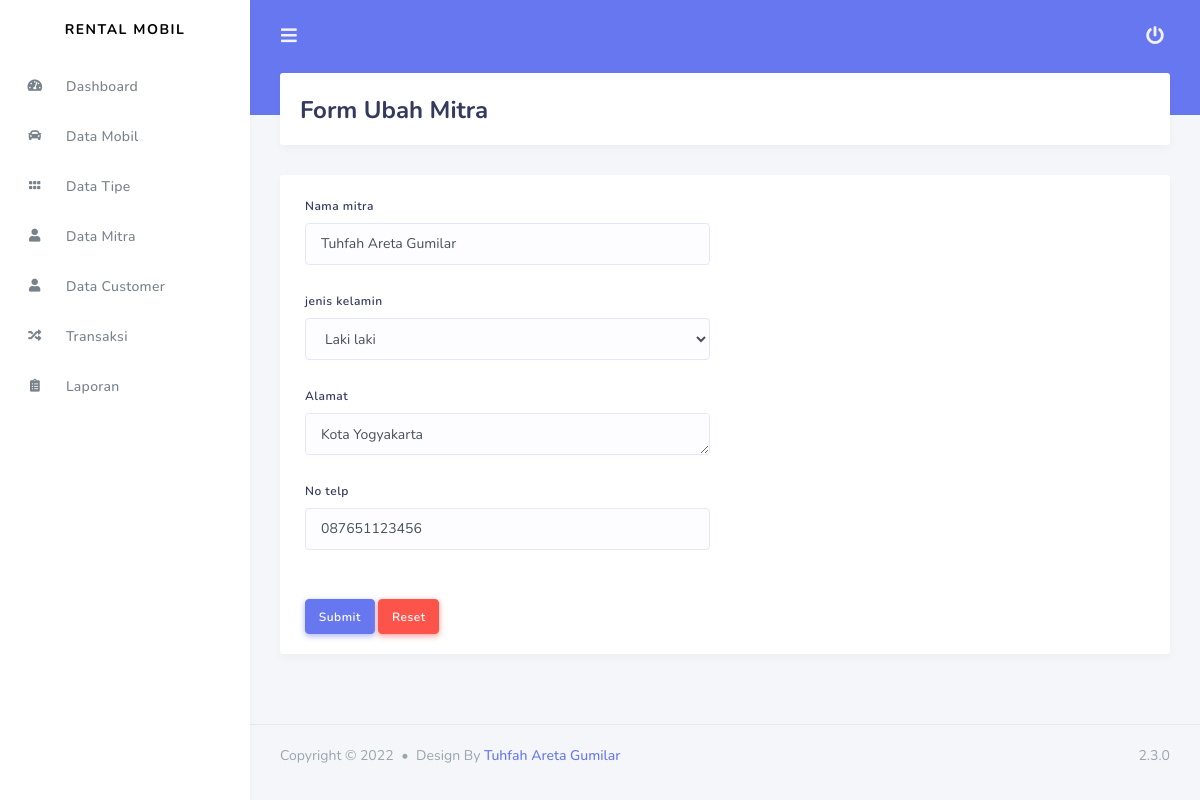
/admin/data_mitra/update/1, run on the app's committed database.
### tables this page shows
CREATE TABLE `tb_mitra` (
  `id_mitra` int(11) NOT NULL AUTO_INCREMENT,
  `nama_mitra` varchar(100) NOT NULL,
  `jenis_kelamin` enum('l','p') NOT NULL,
  `alamat` varchar(255) NOT NULL,
  `no_telp` varchar(15) NOT NULL,
  PRIMARY KEY (`id_mitra`)
);

### application/controllers/admin/Data_mitra.php (called while the page is built, shortened)
<?php
class Data_mitra extends CI_Controller
{
	public function __construct()
	{
		$this->load->model('Mitra_model');
	}
	public function update($id_mitra = null)
	{
		$data_mitra = $this->Mitra_model->get_by_id_row($id_mitra);
		$data = [
			'judul' 		=> 'Form Ubah Mitra',
			'nama_mitra' 	=> set_value('nama_mitra', $data_mitra->nama_mitra),
			'jenis_kelamin' => set_value('jenis_kelamin', $data_mitra->jenis_kelamin),
			'alamat' 		=> set_value('alamat', $data_mitra->alamat),
			'no_telp' 		=> set_value('no_telp', $data_mitra->no_telp),
			'action'		=> base_url('admin/data_mitra/update_action/' . $id_mitra),
		];
		$this->load->view('templates_admin/header');
		$this->load->view('templates_admin/sidebar');
		$this->load->view('admin/mitra/form_mitra', $data);
		$this->load->view('templates_admin/footer');
	}
}

### index.php (called while the page is built, shortened)
<?php
require_once BASEPATH . 'core/CodeIgniter.php';

### application/models/Mitra_model.php (called while the page is built, shortened)
<?php
class Mitra_model extends CI_Model
{
	function get_by_id_row($id = NULL)
	{
		$this->db->where('id_mitra', $id);
		return $this->db->get('tb_mitra')->row();
	}
}

### application/views/admin/mitra/form_mitra.php (the view, shortened to what this page needs)
<div class="main-content">
	<section class="section">
		<div class="section-header">
			<h1><?= @$judul ?: '' ?></h1>
		</div>
		<div class="card">
			<div class="card-body">
				<form method="POST" action="<?php echo @$action ?>" enctype="multipart/form-data">
					<div class="row">
						<div class="col-md-6">
							<div class="form-group">
								<label>Nama mitra</label>
								<input type="text" name="nama_mitra" class="form-control" value="<?php echo $nama_mitra ?>">
							</div>
							<div class="form-group">
								<label>jenis kelamin</label>
								<select name="jenis_kelamin" class="form-control" style="height:42px">
									<option value="l" <?php echo $jenis_kelamin == 'l' ? 'selected' : '' ?>>Laki laki</option>
								</select>
							</div>
							<div class="form-group">
								<label>Alamat</label>
								<textarea name="alamat" class="form-control"><?php echo $alamat ?></textarea>
							</div>
							<div class="form-group">
								<label>No telp</label>
								<input type="text" name="no_telp" class="form-control" value="<?php echo $no_telp; ?>">
							</div>
						</div>
					</div>
					<button type="submit" class="btn btn-primary mt-4">Submit</button>
					<button type="reset" class="btn btn-danger mt-4">Reset</button>
				</form>
			</div>
		</div>
	</section>
</div>

### data on the page
tb_mitra: nama_mitra "Tuhfah Areta Gumilar", jenis_kelamin "Laki laki", alamat "Kota Yogyakarta", no_telp "087651123456"
